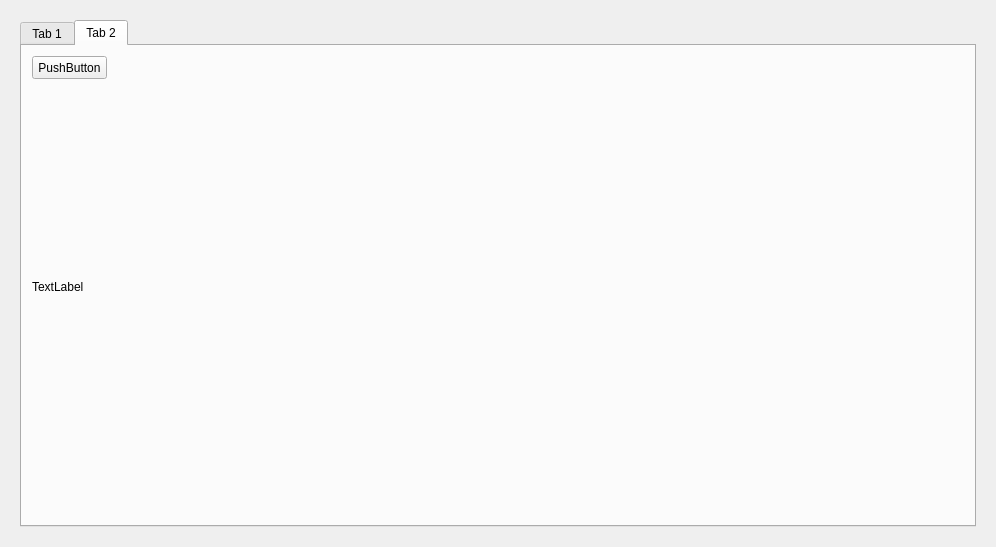
<?xml version="1.0" encoding="UTF-8"?>
<ui version="4.0">
 <class>managerClass</class>
 <widget class="QWidget" name="managerClass">
  <property name="geometry">
   <rect>
    <x>0</x>
    <y>0</y>
    <width>996</width>
    <height>547</height>
   </rect>
  </property>
  <property name="windowTitle">
   <string>Manager</string>
  </property>
  <layout class="QGridLayout" name="gridLayout">
   <item row="0" column="0">
    <widget class="QWidget" name="widget" native="true">
     <layout class="QGridLayout" name="gridLayout_2">
      <item row="0" column="0">
       <widget class="QTabWidget" name="tabWidget">
        <property name="currentIndex">
         <number>1</number>
        </property>
        <widget class="QWidget" name="tab">
         <attribute name="title">
          <string>Tab 1</string>
         </attribute>
         <widget class="QPushButton" name="btn_test_https">
          <property name="geometry">
           <rect>
            <x>10</x>
            <y>10</y>
            <width>75</width>
            <height>23</height>
           </rect>
          </property>
          <property name="text">
           <string>https</string>
          </property>
         </widget>
        </widget>
        <widget class="QWidget" name="tab_2">
         <attribute name="title">
          <string>Tab 2</string>
         </attribute>
         <widget class="QLabel" name="lb_test_image">
          <property name="geometry">
           <rect>
            <x>10</x>
            <y>50</y>
            <width>261</width>
            <height>381</height>
           </rect>
          </property>
          <property name="text">
           <string>TextLabel</string>
          </property>
         </widget>
         <widget class="QPushButton" name="btn_test_image">
          <property name="geometry">
           <rect>
            <x>10</x>
            <y>10</y>
            <width>75</width>
            <height>23</height>
           </rect>
          </property>
          <property name="text">
           <string>PushButton</string>
          </property>
         </widget>
        </widget>
       </widget>
      </item>
     </layout>
    </widget>
   </item>
  </layout>
 </widget>
 <resources/>
 <connections/>
</ui>
